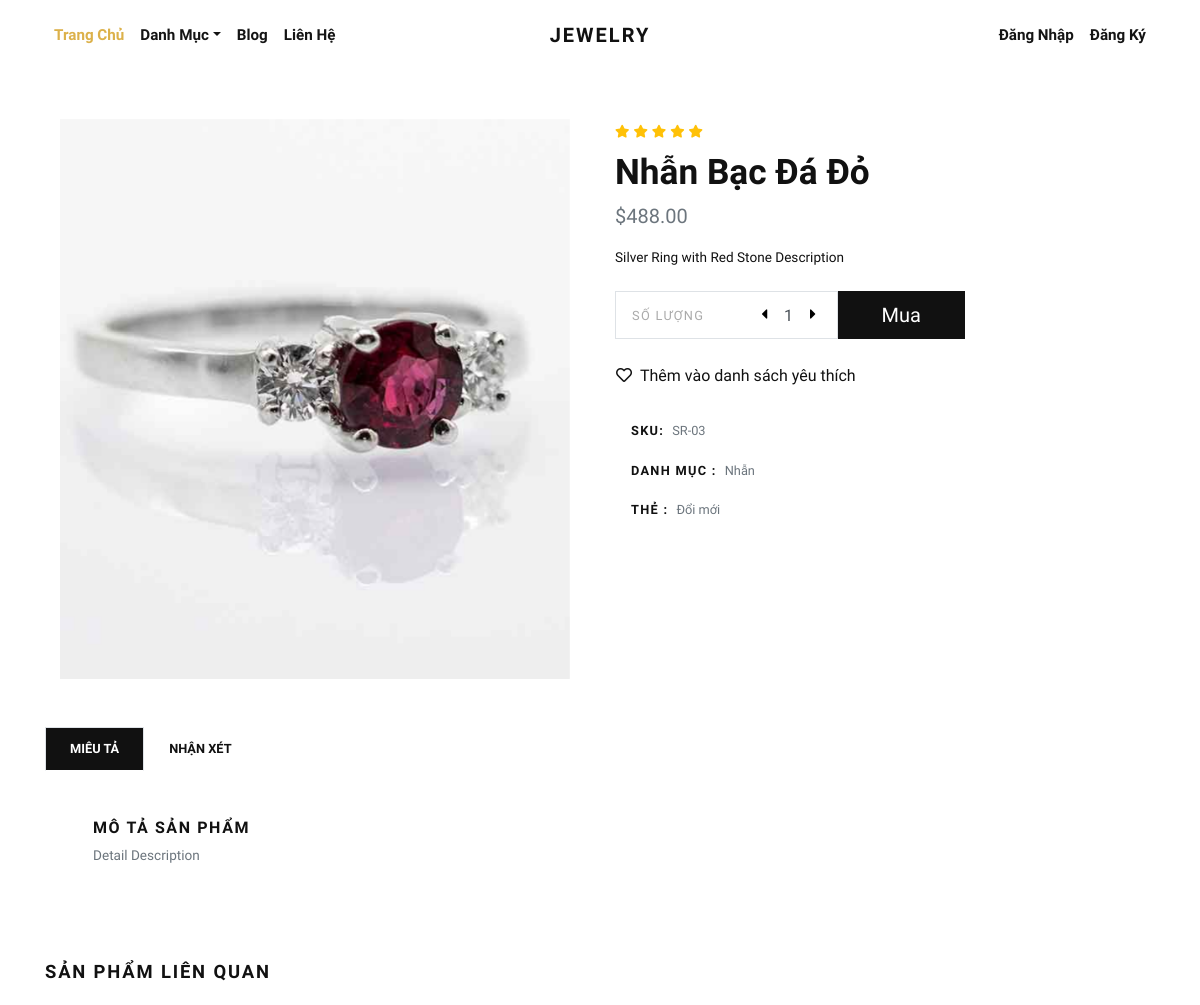
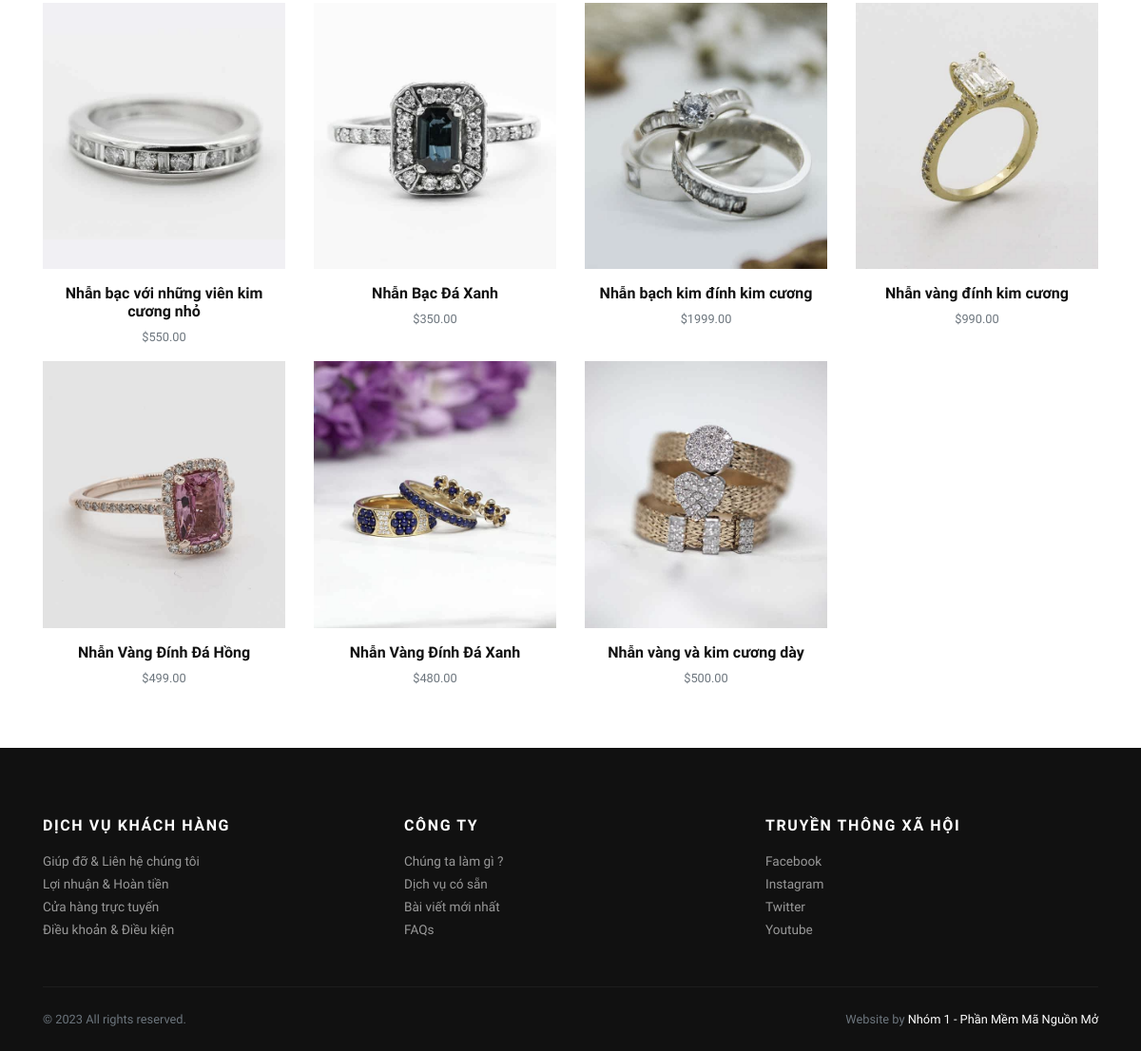
The app's page /product/silver-ring-with-red-stone/ with its own data (2 pictures, top to bottom).
### store/models.py (models this page shows, shortened)
class Product(models.Model):
    title = models.CharField(max_length=150, verbose_name="Product Title")
    slug = models.SlugField(max_length=160, verbose_name="Product Slug")
    sku = models.CharField(max_length=255, unique=True, verbose_name="Unique Product ID (SKU)")
    short_description = models.TextField(verbose_name="Short Description")
    detail_description = models.TextField(blank=True, null=True, verbose_name="Detail Description")
    product_image = models.ImageField(upload_to='product', blank=True, null=True, verbose_name="Product Image")
    price = models.DecimalField(max_digits=8, decimal_places=2)
    category = models.ForeignKey(Category, verbose_name="Product Categoy", on_delete=models.CASCADE)
    is_active = models.BooleanField(verbose_name="Is Active?")
    is_featured = models.BooleanField(verbose_name="Is Featured?")
    created_at = models.DateTimeField(auto_now_add=True, verbose_name="Created Date")
    updated_at = models.DateTimeField(auto_now=True, verbose_name="Updated Date")
    class Meta:
        verbose_name_plural = 'Products'
        ordering = ('-created_at', )

class Category(models.Model):
    title = models.CharField(max_length=50, verbose_name="Category Title")
    slug = models.SlugField(max_length=55, verbose_name="Category Slug")
    description = models.TextField(blank=True, verbose_name="Category Description")
    category_image = models.ImageField(upload_to='category', blank=True, null=True, verbose_name="Category Image")
    is_active = models.BooleanField(verbose_name="Is Active?")
    is_featured = models.BooleanField(verbose_name="Is Featured?")
    created_at = models.DateTimeField(auto_now_add=True, verbose_name="Created Date")
    updated_at = models.DateTimeField(auto_now=True, verbose_name="Updated Date")
    class Meta:
        verbose_name_plural = 'Categories'
        ordering = ('-created_at', )
    def __str__(self):
        return self.title

### store/views.py (the view)
# urls.py: path('product/<slug:slug>/', views.detail, name="product-detail"),
def detail(request, slug):
    product = get_object_or_404(Product, slug=slug)
    related_products = Product.objects.exclude(id=product.id).filter(is_active=True, category=product.category)
    context = {
        'product': product,
        'related_products': related_products,
    }
    return render(request, 'store/detail.html', context)

### store/context_preprocessors.py (called while the page is built)
def store_menu(request):
    categories = Category.objects.filter(is_active=True)
    context = {
        'categories_menu': categories,
    }
    return context

def cart_menu(request):
    if request.user.is_authenticated:
        cart_items= Cart.objects.filter(user=request.user)
        context = {
            'cart_items': cart_items,
        }
    else:
        context = {}
    return context

### templates/store/detail.html (shortened to what this page needs)
{% extends 'base.html' %}
{% load static %}
    {% block content %}
      <section class="py-5">
        <div class="container">
          <div class="row mb-5">
            <div class="col-lg-6">
              <div class="row m-sm-0">
                <div class="col-sm-12 order-1 order-sm-2">
                  <div class="owl-carousel product-slider" data-slider-id="1">
                    {% if product.product_image %}
                      <a class="d-block" href="{{product.product_image.url}}" data-lightbox="product" title="{{product.title}}"><img class="img-fluid" src="{{product.product_image.url}}" alt="{{product.title}}"></a>
                      {% else %}
                      <a class="d-block" href="{% static 'img/product-detail-1.jpg' %}" data-lightbox="product" title="{{product.title}}"><img class="img-fluid" src="{% static 'img/product-detail-1.jpg' %}" alt="{{product.title}}"></a>
                    {% endif %}
                  </div>
                </div>
              </div>
            </div>
            <div class="col-lg-6">
              <ul class="list-inline mb-2">
                <li class="list-inline-item m-0"><i class="fas fa-star small text-warning"></i></li>
                <li class="list-inline-item m-0"><i class="fas fa-star small text-warning"></i></li>
                <li class="list-inline-item m-0"><i class="fas fa-star small text-warning"></i></li>
                <li class="list-inline-item m-0"><i class="fas fa-star small text-warning"></i></li>
                <li class="list-inline-item m-0"><i class="fas fa-star small text-warning"></i></li>
              </ul>
              <h1>{{product.title}}</h1>
              <p class="text-muted lead">${{product.price}}</p>
              <p class="text-small mb-4">{{product.short_description}}</p>
              <div class="row align-items-stretch mb-4">
                <div class="col-sm-5 pr-sm-0">
                  <div class="border d-flex align-items-center justify-content-between py-1 px-3 bg-white border-white"><span class="small text-uppercase text-gray mr-4 no-select">Số lượng</span>
                    <div class="quantity">
                      <button class="dec-btn p-0"><i class="fas fa-caret-left"></i></button>
                      <input name="quantity" class="form-control border-0 shadow-0 p-0" type="text" value="1">
                      <button class="inc-btn p-0"><i class="fas fa-caret-right"></i></button>
                    </div>
                  </div>
                </div>
                <div class="col-sm-3 pl-sm-0">
                  <form action="{% url 'store:add-to-cart' %}">
                    <button type="submit" class="btn btn-dark btn-lg btn-block h-100 d-flex align-items-center justify-content-center px-0">Mua</button>
                  </form>
                </div>
              </div><a class="btn btn-link text-dark p-0 mb-4" href="#"><i class="far fa-heart mr-2"></i>Thêm vào danh sách yêu thích</a><br>
              <ul class="list-unstyled small d-inline-block">
                <li class="px-3 py-2 mb-1 bg-white"><strong class="text-uppercase">SKU:</strong><span class="ml-2 text-muted">{{product.sku}}</span></li>
                <li class="px-3 py-2 mb-1 bg-white text-muted"><strong class="text-uppercase text-dark">Danh mục :</strong><a class="reset-anchor ml-2" href="{% url 'store:category-products' product.category.slug %}">{{product.category}}</a></li>
                <li class="px-3 py-2 mb-1 bg-white text-muted"><strong class="text-uppercase text-dark">Thẻ :</strong><a class="reset-anchor ml-2" href="#">Đổi mới</a></li>
              </ul>
            </div>
          </div>
          <ul class="nav nav-tabs border-0" id="myTab" role="tablist">
            <li class="nav-item"><a class="nav-link active" id="description-tab" data-toggle="tab" href="#description" role="tab" aria-controls="description" aria-selected="true">Miêu tả</a></li>
            <li class="nav-item"><a class="nav-link" id="reviews-tab" data-toggle="tab" href="#reviews" role="tab" aria-controls="reviews" aria-selected="false">Nhận xét</a></li>
          </ul>
          <div class="tab-content mb-5" id="myTabContent">
            <div class="tab-pane fade show active" id="description" role="tabpanel" aria-labelledby="description-tab">
              <div class="p-4 p-lg-5 bg-white">
                <h6 class="text-uppercase">Mô tả sản phẩm </h6>
                <p class="text-muted text-small mb-0">{{product.detail_description}}</p>
              </div>
            </div>
          </div>
          <h2 class="h5 text-uppercase mb-4">Sản phẩm liên quan</h2>
          <div class="row">
            {% if related_products %}
              {% for rp in related_products %}
                <div class="col-lg-3 col-sm-6">
                  <div class="product text-center skel-loader">
                    <div class="d-block mb-3 position-relative">
                      <a class="d-block" href="{% url 'store:product-detail' rp.slug %}">
                        {% if rp.product_image %}
                          <img class="img-fluid w-100" src="{{rp.product_image.url}}" alt="{{rp.title}}">
                        {% else %}
                        <img class="img-fluid w-100" src="{% static 'img/product-1.jpg' %}" alt="{{rp.title}}">
                        {% endif %}
                      </a>
                    </div>
                    <h6> <a class="reset-anchor" href="{% url 'store:product-detail' rp.slug %}">{{rp.title}}</a></h6>
                    <p class="small text-muted">${{rp.price}}</p>
                  </div>
                </div>
              {% endfor %}
            {% endif %}
          </div>
        </div>
      </section>
      {% endblock content %}

### jewelryshop/static/css/style.default.css (style rules this page uses)
.text-small { font-size: 0.85rem !important; }
.text-gray { color: #aaa !important; }
strong { font-weight: 700; }
.product img { -webkit-filter: grayscale(40%); filter: grayscale(40%); transition: all 0.3s; }
.quantity { display: -ms-flexbox; display: flex; -ms-flex-align: center; align-items: center; font-family: inherit; }
.quantity input { width: 2rem; text-align: center; }
.quantity button { background: none; border: none; width: 1rem; outline: none; }
.text-uppercase { text-transform: uppercase; letter-spacing: 0.1em; }
.border { border: 1px solid #dee2e6 !important; }
.shadow-0 { box-shadow: none !important; }
.reset-anchor { color: inherit; transition: all 0.3s; }
.no-select { cursor: default; -webkit-user-select: none; -moz-user-select: none; -ms-user-select: none; user-select: none; }
.btn { font-weight: 400; border: 1px solid transparent; font-family: inherit; padding: 0.375rem 1.5rem; font-size: 1rem; line-height: 1.5; border-radius: 0; transition: color 0.15s ease-in-out, background-color 0.15s ease-in-out, border-color 0.15s ease-in-out, box-shadow 0.15s ease-in-out; }
.btn-link { font-weight: 400; color: #dcb14a; }
.btn-dark { color: #fff; background-color: #111111; border-color: #111111; }
.btn-lg { padding: 0.5rem 1rem; font-size: 1.25rem; line-height: 1.5; border-radius: 0; }
body { font-family: "Libre Franklin", sans-serif; font-size: 1rem; font-weight: 400; line-height: 1.5; color: #111111; background-color: #fff; }
a { color: #dcb14a; text-decoration: none; }
h1, h2, h3, h4, h5, h6, .h1, .h2, .h3, .h4, .h5, .h6 { margin-bottom: 0.5rem; font-family: inherit; font-weight: 900; line-height: 1.2; color: inherit; }
h1, .h1 { font-size: 2.2rem; }
h2, .h2 { font-size: 1.9rem; }
h5, .h5 { font-size: 1.15rem; }
h6, .h6 { font-size: 1rem; }
.lead { font-size: 1.25rem; font-weight: 300; }
small, .small { font-size: 80%; font-weight: 400; }
.text-warning { color: #ffc107 !important; }
.text-dark { color: #111111 !important; }
.form-control { padding: 0.375rem 0.75rem; font-size: 1rem; line-height: 1.5; color: #495057; background-color: #fff; border: 1px solid #ced4da; border-radius: 0; transition: border-color 0.15s ease-in-out, box-shadow 0.15s ease-in-out; }
.form-control::placeholder { color: #adb5bd; font-size: 0.85rem; font-weight: 400; }
.nav-link { padding: 0.5rem 1rem; }
.nav-tabs .nav-item { margin-bottom: -1px; }
.nav-tabs .nav-link { border: 1px solid transparent; font-family: inherit; color: #111111; text-transform: uppercase; font-size: 0.8rem; transition: all 0.3s; font-weight: 700; padding: 0.7rem 1.5rem; background: #fff; border-top-left-radius: 0; border-top-right-radius: 0; }
.nav-tabs .nav-link.active, .nav-tabs .nav-link:hover, .nav-tabs .nav-item.show .nav-link { background: #111111; background-color: #111111; color: #fff; }

### records on screen
Product: product_image (picture), title "Nhẫn Bạc Đá Đỏ", price "488.00", short_description "Silver Ring with Red Stone Description", sku "SR-03", category "Nhẫn", detail_description "Detail Description"
Product: product_image (picture), title "Nhẫn bạc với những viên kim cương nhỏ", price "550.00"
Product: product_image (picture), title "Nhẫn Bạc Đá Xanh", price "350.00"
Product: product_image (picture), title "Nhẫn bạch kim đính kim cương", price "1999.00"
Product: product_image (picture), title "Nhẫn vàng đính kim cương", price "990.00"
Product: product_image (picture), title "Nhẫn Vàng Đính Đá Hồng", price "499.00"
Product: product_image (picture), title "Nhẫn Vàng Đính Đá Xanh", price "480.00"
Product: product_image (picture), title "Nhẫn vàng và kim cương dày", price "500.00"
